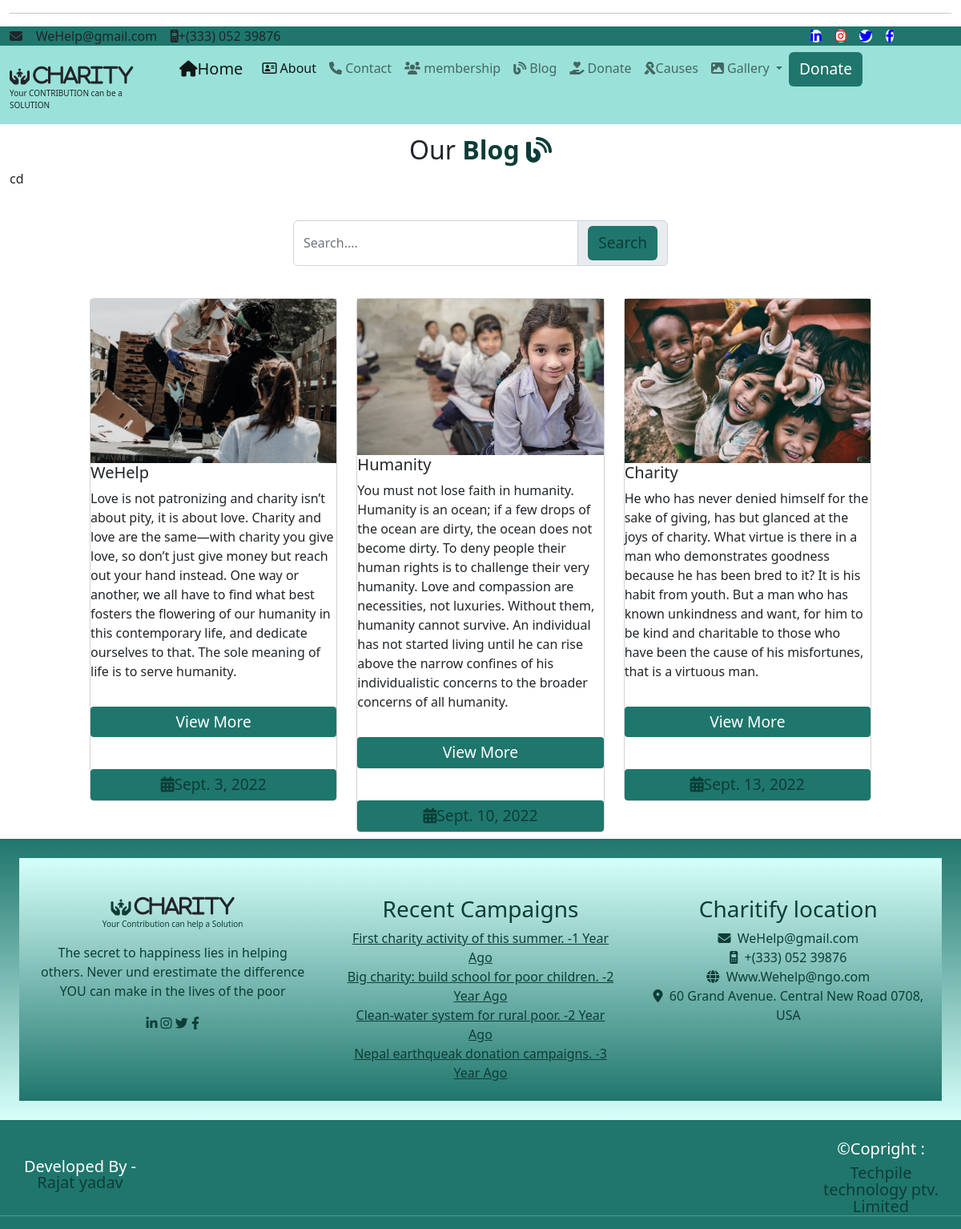
Page /user/blog/ on the committed database.
### user/models.py (models this page shows, shortened)
class myblog(models.Model):
    bname=models.CharField(max_length=40)
    bdes=models.TextField()
    bpic=models.ImageField(upload_to='static/blogs',null=True)
    bdate=models.DateField()

### user/views.py (the view)
# urls.py: 2. Add a URL to urlpatterns:  path('blog/', include('blog.urls'))
def blog(request):
    bdata=myblog.objects.all().order_by('-id')[0:3]
    if request.method=="POST":
        s=request.POST.get('search')
        if s is not "":
            bdata=myblog.objects.all().filter(Q(bname__icontains=s) | Q(bdes__icontains=s))
        else:
            return HttpResponse("<script>alert('Please Enter Data for search');location.href='/user/blog/'</script>")
    mydict={"bdata":bdata}
    return render(request,'user/blog.html',mydict)

### templates/user/blog.html (shortened to what this page needs)
{% extends 'base.html'%}
{% load static %}
{% block x %}
<div class="fs-2 text-center">Our <b class="txt">Blog
       <i class="fa-solid fa-blog"></i></b>
</div>
<form method="post">cd
<div class="row my-4">
    <div class="col-sm-5  p-3 mx-auto">
        <div class="row">
            <div class="input-group">
                <input name="search" type="text" class="form-control" placeholder="Search....">
                <span class="input-group-text">
<input type="submit" value="Search" class="btn txt">
                </span>
            </div>
        </div>
    </div>
</div></form>
<div class="row">
    <div class="col-sm-1"></div>
    <div class="col-sm-10">
<div class="row">
    {% for x in bdata %}
    <div class="col-sm-4">
                <div class="card">
            <img src="/{{x.bpic}}" class="img-cart-top">
            <h5 class="card-title">{{x.bname}}</h5>
            <p>{{x.bdes}}</p>
                    <a href="/user/bdetails/?msg={{x.id}}" class="btn btn-sm bg-mycolor my-3">View More</a> <br>
                    <a href="#" class="btn btn-sm txt"><i class="fa-solid fa-calendar-days"></i>{{x.bdate}}</a>
        </div>
    </div>
    {% endfor %}
</div>
    </div>
    <div class="col-sm-1"></div>
</div>
{% endblock %}

### templates/base.html (shortened to what this page needs)
<!DOCTYPE html>
{% load static %}
<html lang="en">
<head>
    <link rel="stylesheet" href="{% static 'css/bootstrap.min.css'%}">
        <link rel="stylesheet" href="{% static 'css/all.css'%}">
</head>
<body>
<div class="container-fluid">
    <hr color="#1f766c">
    <div class="row top bg-mycolor text-dark ">
        <div class="col-sm-4">
            <i class="fa-solid fa-envelope"></i> &nbsp;&nbsp;
            WeHelp@gmail.com &nbsp;&nbsp;
            <i class="fa-solid fa-mobile-retro"></i>+(333) 052 39876
        </div>
        <div class="col-sm-6"></div>
        <div class="col-sm-2">
            <i class="fa-brands fa-linkedin-in bg-light" style="color:blue;border-radius:50%;"></i> &nbsp;&nbsp;
            <i class="fa-brands fa-instagram bg-light"  style="color:red;border-radius:50%;"></i> &nbsp;&nbsp;
            <i class="fa-brands fa-twitter bg-light"  style="color:blue;border-radius:50%;"></i> &nbsp;&nbsp;
             <i class="fa-brands fa-facebook-f bg-light" style="color:blue;border-radius:50%;"></i>
        </div>
    </div>
    <div class="row header sticky-top ht">
        <div class="col-sm-2 ht "><br/>
            <i class="fa-solid fa-hands-holding-child fs-5"></i>
            <b class="text-dark fa-solid" style="font-size:25px;">Charity</b><br>
            <p style="font-size:10px;">Your CONTRIBUTION can be a SOLUTION</p>
        </div>
        <div class="col-sm-10 ht ">
         <nav class="navbar navbar-expand-lg">
        <div class="container-fluid">
         <a class="navbar-brand" href="/user/index/"><i class="fa-solid fa-house"></i>Home</a>
        <div class="collapse navbar-collapse" id="navbarNavDropdown">
        <ul class="navbar-nav">
        <li class="nav-item">
        <a class="nav-link active" aria-current="page" href="/user/about/"><i class="fa-regular  fa-address-card" ></i> About</a>
        </li>
        <li class="nav-item">
            <a class="nav-link" href="/user/contact/"><i class="fa-solid fa-phone"></i> Contact</a>
             </li>
        <li class="nav-item">
        <a class="nav-link" href="/user/membership/"><i class="fa-solid fa-users"></i> membership</a>
         </li>
         <li class="nav-item">
            <a class="nav-link" href="/user/blog/"><i class="fa-solid fa-blog"></i> Blog</a>
             </li>
         <li class="nav-item">
            <a class="nav-link" href="/user/donate/"><i class="fa-solid fa-hand-holding-heart"></i> Donate</a>
             </li>
         <li class="nav-item">
            <a class="nav-link" href="/user/causes/"><i class="fa-solid fa-ribbon"></i>Causes </a>
             </li>
                <li class="nav-item dropdown">
         <a class="nav-link dropdown-toggle" href="/user/gallery/" role="button" data-bs-toggle="dropdown" aria-expanded="false">
        <i class="fa-solid fa-image"></i> Gallery
        </a>
        </li>
           <a href="/user/donate/">
               <li class="nav-item">
            <input type="button" onclick="demo()" class="btn" value="Donate">
             </li>
           </a>
        </ul>
        </div>
        </div>
        </nav>
        </div>
    </div>
    <div class="row content">
        <div class="col-sm-12 py-2">
            {% block x %}
            {% endblock %}
        </div>
    </div>
     <div class="row ufooter htf ">
            <div class="col-sm-4 htfa"><br>
                <i class="fa-solid fa-hands-holding-child fs-5"></i>
                <b class="text-dark fa-solid" style="font-size:25px;">Charity</b><br>
                <p  style="font-size:10px;">Your Contribution can help a Solution</p>
                <p>The secret to happiness lies in helping others. Never und erestimate the difference YOU can make in the lives of the poor</p>
                <i class="fa-brands fa-linkedin-in"></i>
                <i class="fa-brands fa-instagram"></i>
                <i class="fa-brands fa-twitter"></i>
                <i class="fa-brands fa-facebook-f"></i>
            </div>
            <div class="col-sm-4 htfa"><br>
                <h3 class="txt">Recent Campaigns</h3>
                <a href="#" class="txt">First charity activity of this summer. -1 Year Ago</a><br>
                <a href="#" class="txt">  Big charity: build school for poor children. -2 Year Ago</a><br>
                <a href="#" class="txt"> Clean-water system for rural poor. -2 Year Ago</a><br>
                <a href="#" class="txt">  Nepal earthqueak donation campaigns. -3 Year Ago</a>
            </div>
            <div class="col-sm-4 htfa"><br>
                <h3 class="txt">Charitify location</h3>
                <i class="fa-solid fa-envelope"></i>&nbsp;&nbsp;WeHelp@gmail.com<br>
                <i class="fa-solid fa-mobile-retro"></i>&nbsp;&nbsp;+(333) 052 39876<br>
                <i class="fa-solid fa-globe"></i>&nbsp;&nbsp;Www.Wehelp@ngo.com<br>
                <i class="fa-solid fa-location-dot"></i>&nbsp;&nbsp;60 Grand Avenue. Central New Road 0708, USA
            </div>
        </div>
    <div class="row bfooter">
        <div class="col-sm-2 fs-5 pt-5 bf">
            <p style="color:white;">Developed By - <a class="txt" href="/user/my/"> Rajat yadav</a></p>
        </div>
        <div class="col-sm-8 bf"></div>
        <div class="col-sm-2 bf">
            <h5 style="color:white;">&copy;Copright :</h5><a href="https://www.techpile.in/" class="txt fs-5">Techpile technology ptv. Limited</a>
        </div>
        <hr style="color:white;">
    </div>
</div>
</body>
</html>

### templates/base.html (style rules this page uses)
.bfooter a { text-decoration: none; }
.bg-mycolor { background: #1f766c; }
.ht { min-height:80px; background:#9ae2d9; }
.btn { background-color: #1f766c; color: white; font-size: larger; }
.htf { min-height: 250px; background:linear-gradient( #1f766c, #d6fffa); }
.htfa { min-height: 250px; background:linear-gradient( #d6fffa ,#1f766c); box-sizing: border-box; text-align: center; color: #0c3d37; padding:2%; box-sizing: border-box; }
.bfooter { background: #1f766c; min-height: 100px; }
.bf { background: #1f766c; min-height: 100px; text-align: center; padding-top: 2%; line-height:20px; }
.ufooter { padding:2%; box-sizing: border-box; }
.txt { color: #0c3d37; }

### rows in the picture
myblog: bpic (picture), bname "WeHelp", bdes "Love is not patronizing and charity isn’t about pity, it is about love. Charity and love are the same—with charity you give love, so don’t just give money but reach out your hand instead. One way or another, we all have to find what best fosters the flowering of our humanity in this contemporary life, and dedicate ourselves to that. The sole meaning of life is to serve humanity.", bdate "Sept. 3, 2022"
myblog: bpic (picture), bname "Humanity", bdes "You must not lose faith in humanity. Humanity is an ocean; if a few drops of the ocean are dirty, the ocean does not become dirty. To deny people their human rights is to challenge their very humanity. Love and compassion are necessities, not luxuries. Without them, humanity cannot survive. An individual has not started living until he can rise above the narrow confines of his individualistic concerns to the broader concerns of all humanity.", bdate "Sept. 10, 2022"
myblog: bpic (picture), bname "Charity", bdes "He who has never denied himself for the sake of giving, has but glanced at the joys of charity. What virtue is there in a man who demonstrates goodness because he has been bred to it? It is his habit from youth. But a man who has known unkindness and want, for him to be kind and charitable to those who have been the cause of his misfortunes, that is a virtuous man.", bdate "Sept. 13, 2022"
